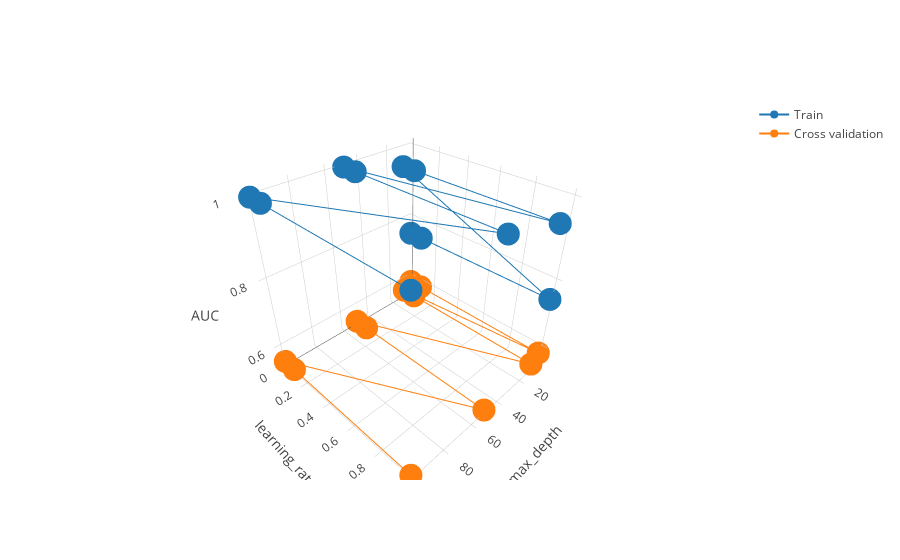

Source (notebook cell):
### Markdown cell above
### XG Boost on the Data Matrix

### Code cell
BestGB( xtr1, xcv1, ytrain, ycv )

### Figure 1 — Plotly figure (JSON) as saved in the notebook; plotly's stock layout.template omitted (floating-point values rounded to 4 significant figures)
{"data": [{"name": "Train", "type": "scatter3d", "uid": "b885d7aa-4563-45ee-8bba-c989dc8454a5", "x": [5, 5, 5, 11, 11, 11, 51, 51, 51, 101, 101, 101], "y": [0.01, 0.1, 1, 0.01, 0.1, 1, 0.01, 0.1, 1, 0.01, 0.1, 1], "z": [0.7496, 0.7496, 0.7496, 0.9524, 0.9524, 0.9524, 1, 1, 1, 1, 1, 1]}, {"name": "Cross validation", "type": "scatter3d", "uid": "27a7755d-a630-4d4b-ae7a-78d32bb55330", "x": [5, 5, 5, 11, 11, 11, 51, 51, 51, 101, 101, 101], "y": [0.01, 0.1, 1, 0.01, 0.1, 1, 0.01, 0.1, 1, 0.01, 0.1, 1], "z": [0.5834, 0.5834, 0.5834, 0.5646, 0.5646, 0.5646, 0.5506, 0.5506, 0.5506, 0.5546, 0.5546, 0.5546]}], "layout": {"scene": {"xaxis": {"title": {"text": "max_depth"}}, "yaxis": {"title": {"text": "learning_rate"}}, "zaxis": {"title": {"text": "AUC"}}}}}
